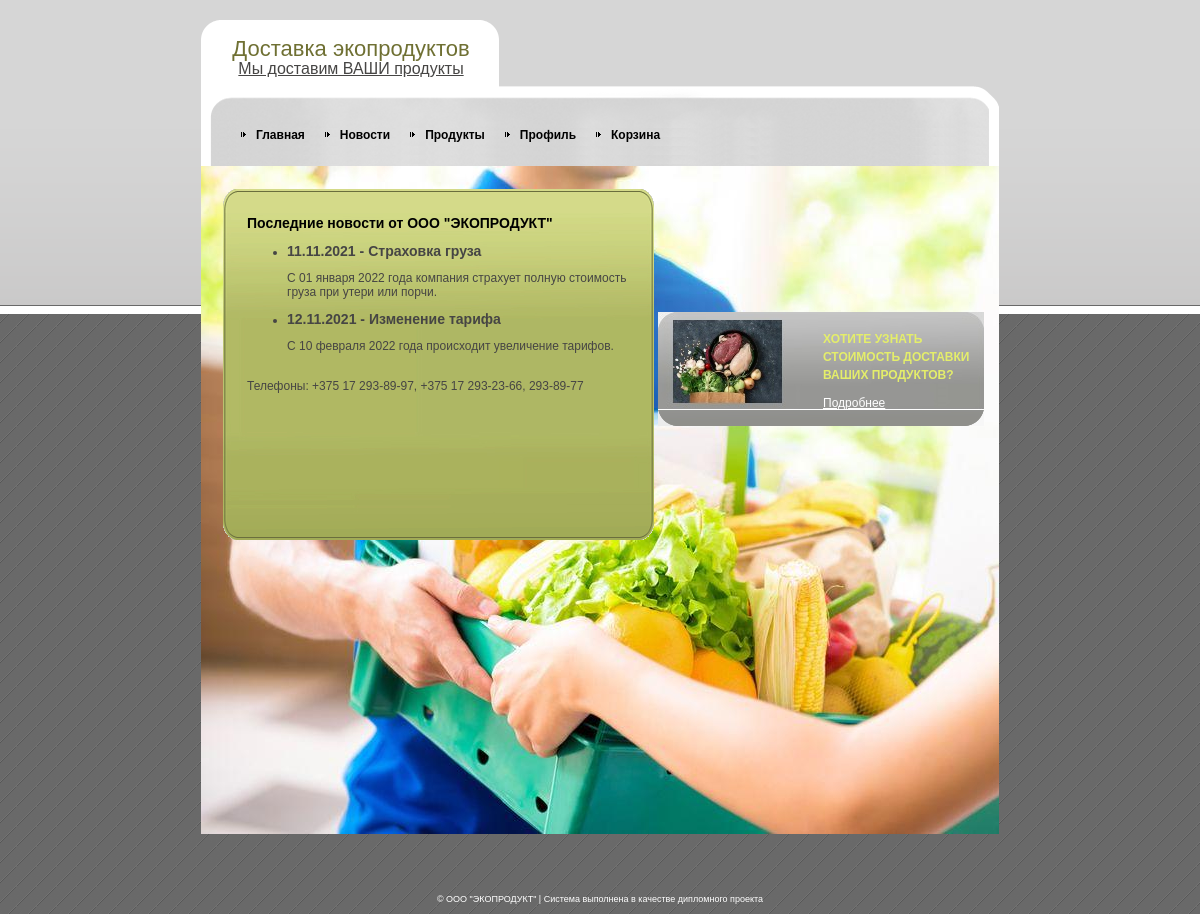
Page /news.php on the committed database.
### tables this page shows
CREATE TABLE IF NOT EXISTS `news` (
  `id` int(11) NOT NULL AUTO_INCREMENT,
  `date` date NOT NULL,
  `title` varchar(30) NOT NULL,
  `news` varchar(250) NOT NULL,
  PRIMARY KEY (`id`)
);

### news.php (the view, shortened to what this page needs)
<?php
require "lib_db.php";
?>
<!DOCTYPE html PUBLIC "-//W3C//DTD XHTML 1.0 Strict//EN" "http://www.w3.org/TR/xhtml1/DTD/xhtml1-strict.dtd">
<html xmlns="http://www.w3.org/1999/xhtml" xml:lang="en" lang="en">
<head>
<link rel="stylesheet" href="style.css" type="text/css" charset="utf-8" />
</head>
<body>
<div id="outer">
  <div id="wrapper">
    <div id="body-bot">
      <div id="body-top">
        <div id="logo">
          <h1>Доставка экопродуктов</h1>
          <p><a href="adminform.php" target="_parent">Мы доставим ВАШИ продукты</a></p>
        </div>
        <div id="nav">
          <ul>
          </ul>
        </div>
        <div id="gbox">
          <div id="gbox-top"> </div>
          <div id="gbox-bg">
            <div id="gbox-grd">
              <h2>Последние новости от  ООО "ЭКОПРОДУКТ"</h2>
                <ul>
					<?php
				  		$news = selectNew();
						foreach($news as $item){
							echo "<li><h3>$item[date_format] - $item[title]</h3></li>";
							echo "<p>$item[news]</p>";
						}?>
                </ul>
              <div class="clear"><br> Телефоны: +375 17 293-89-97, +375 17 293-23-66, 293-89-77</div>
            </div>
          </div>
          <div id="gbox-bot"> </div>
        </div>
        <div id="greybox">
          <div id="greybox-bot">
            <div id="greybox-top">
              <h2>ХОТИТЕ УЗНАТЬ СТОИМОСТЬ ДОСТАВКИ ВАШИХ ПРОДУКТОВ? </h2>
              <p><a href="calc.php">Подробнее</a></p>
            </div>
          </div>
        </div>
      </div>
    </div>
  </div>
</div>
<div id="copyright"> &copy; ООО "ЭКОПРОДУКТ" | Система выполнена в качестве дипломного проекта</div>
</body>
</html>

### style.css (style rules this page uses)
html, body, h1, h2, h3, h4 { margin: 0; padding: 0; }
a { color: #464544; }
.clear { clear: both; }
body { background: url(images/logos/page_bg.gif); text-align: center; font: 12px arial, sans-serif; color: #464544; padding-bottom: 10px; }
#outer { background: top left url(images/logos/page_bg_top.gif) repeat-x; padding-top: 20px; }
#wrapper { text-align: left; margin: auto; width: 798px; position: relative; background: url(images/logos/body_bg.gif) repeat-y; }
#body-bot { background: bottom left url(images/logos/body_bg_bot.jpg) no-repeat; }
#body-top { background: url(images/logos/body_bg_top.gif) no-repeat; min-height: 800px; _height: 800px; padding-bottom: 14px; }
#logo { width: 25em; text-align: center; }
#logo h1 { color: #6F7033; font: 22px "Arial narrow", arial, sans-serif; line-height: 1; padding-top: 0.8em; }
#logo p { color: #464544; font: 16px "Arial narrow", arial, sans-serif; margin: 0; }
#nav { margin-top: 50px; }
#gbox { width: 431px; margin-top: 47px; margin-left: 22px; }
#gbox-bg { background: url(images/logos/green_bg.gif) repeat-y; }
#gbox-grd { background: bottom url(images/logos/green_grad_bot.jpg) repeat-x; }
#gbox-top { background: url(images/logos/green_top.gif) no-repeat; height: 24px; }
#gbox-bot { background: bottom left url(images/logos/green_bot.gif) no-repeat; height: 23px; }
#gbox-grd { min-height: 300px; padding: 2px 24px; }
#gbox h2 { font: bold 14px arial, sans-serif; color: #000; margin: 0; }
#gbox p { margin: 1em 0; }
#greybox { background: url(images/logos/grey_bg.gif) repeat-y; width: 326px; position: absolute; top: 292px; left: 457px; }
#greybox-top { background: url(images/logos/grey_img.jpg) no-repeat; padding-left: 165px; padding-top: 18px; }
#greybox-bot { background: bottom left url(images/logos/grey_bot.gif) no-repeat; padding-bottom: 4px; }
#greybox h2 { font: bold 12px arial, sans-serif; color: #E4EE6A; line-height: 1.5; }
#greybox a { color: #fff; }
#copyright { font-size: 9px; color: #fff; margin-top: 60px; }

### rows in the picture
news: item "11.11.2021", title "Страховка груза", news "С 01 января 2022 года компания страхует полную стоимость груза при утери или порчи."
news: item "12.11.2021", title "Изменение тарифа", news "С 10 февраля 2022 года происходит увеличение тарифов."
